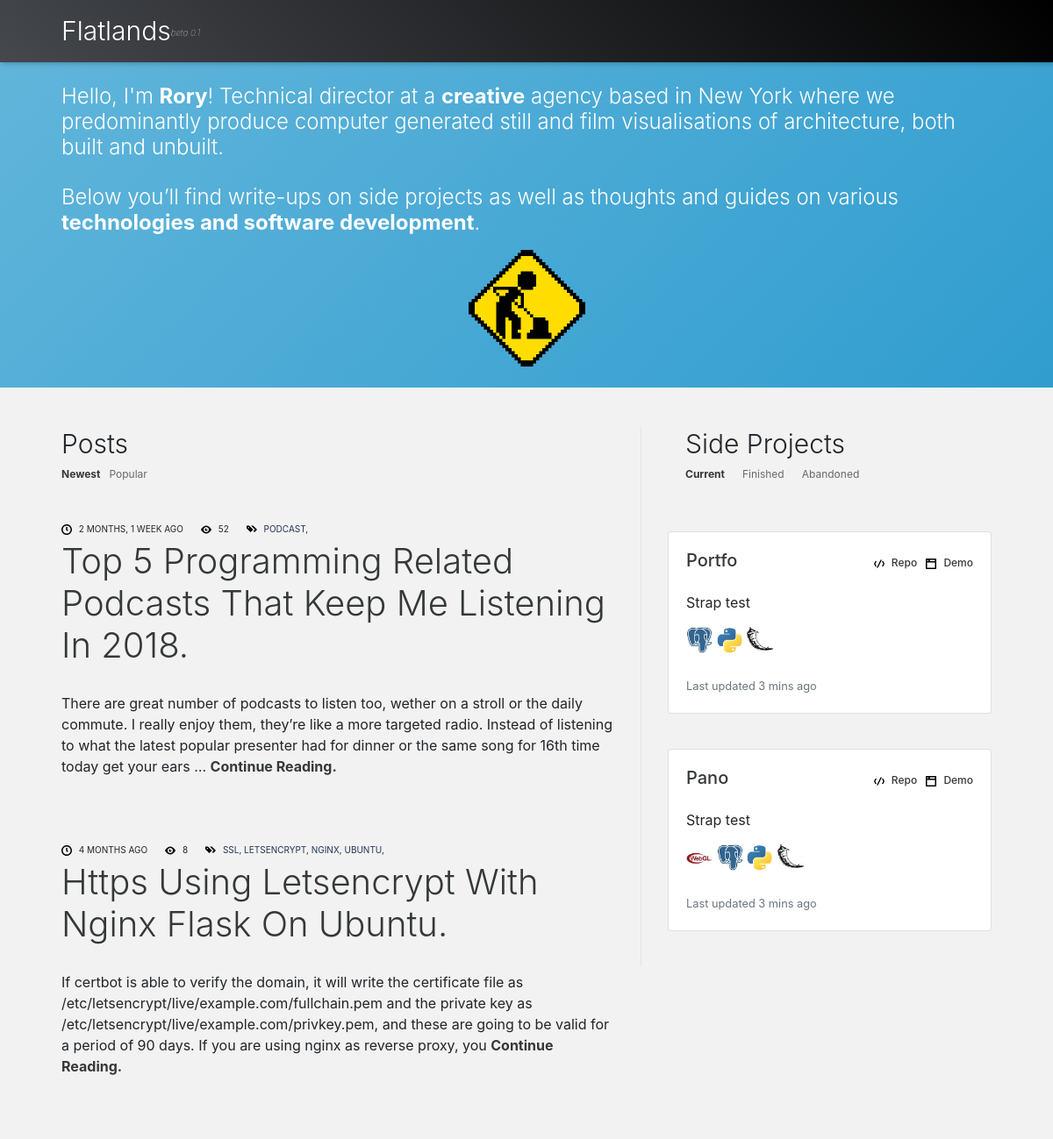
/ (upper part), run on an earlier commit of the app's database.
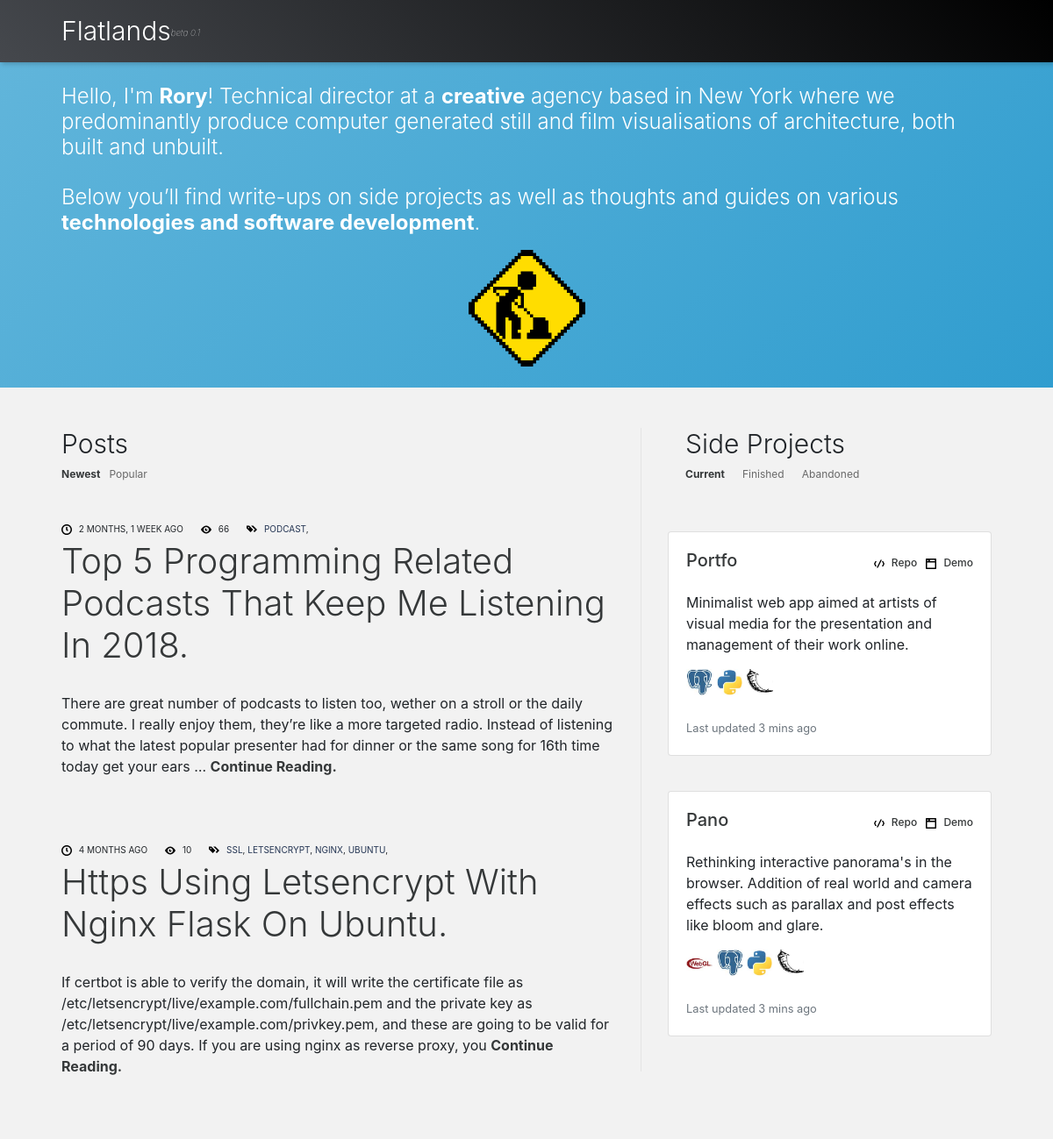
And on a later commit of the database.
### blog/models.py (models this page shows, shortened)
class Project(models.Model):
    name = models.CharField(max_length=200)
    pub_date = models.DateTimeField('date published')
    strap = models.CharField(max_length=300)
    content = models.CharField(max_length=5000)
    tags = models.ManyToManyField(Tag, blank=True)
    cover_img = models.CharField(max_length=200)
    published = models.BooleanField(default=False)
    repo = models.CharField(max_length=200, null=True, blank=True)

class Post(models.Model):
    _next = models.IntegerField(null=True, blank=True)
    _previous = models.IntegerField(null=True, blank=True)
    name = models.CharField(max_length=200)
    content = models.CharField(max_length=5000)
    pub_date = models.DateTimeField('date published')
    strap = models.CharField(max_length=300)
    tags = models.ManyToManyField(Tag, blank=True)
    project = models.ForeignKey(Project, on_delete=models.CASCADE, related_name='posts', null=True, blank=True)
    cover_img = models.CharField(max_length=200, null=True, blank=True)
    published = models.BooleanField(default=False)
    techspec = models.BooleanField(default=False)
    viewed = models.IntegerField(default=0)

### blog/views.py (the view)
# urls.py: path('', views.index, name='index'),
def index(request):
    articles = Post.objects.filter(
        published=True, project=None
        ).order_by('-pub_date')
    projects = Project.objects.filter(
        published=True
        ).order_by('-pub_date')
    context = {
        'articles': articles,
        'projects': projects,
        'searchform': SearchForm()
        }
    return render(request, 'blog/index.html', context)

### blog/models.py (called while the page is built)
    def __str__(self):
        return self.name

    def __str__(self):
        return self.name

### blog/templates/blog/index.html (shortened to what this page needs)
{% extends "blog/base.html" %} {% load static %} {% block content %}
<div style="background: linear-gradient(135deg, rgba(99,182,219,1) 0%,rgba(48,157,207,1) 100%);">
        <div class="container content-intro">
                <p style="height:80px"></p>
                <p class="display-4" style="font-size: 24px;">
                    Hello, I'm <span style="font-weight: bold;"><a href="mailto:hello@flatlands.io">Rory</a></span>! Technical director at a <span style="font-weight: bold;">creative</span> agency based in New York where we predominantly produce computer generated
                    still and film visualisations of architecture, both built and unbuilt.
                    <br><br>
                    Below you’ll find write-ups on side projects as well as thoughts and guides on various <span style="font-weight: bold;">technologies and software development</span>.
                </p>
        </div>
        <div style="display: flex; justify-content: space-around;">
            <img style="height:133px; width:133px;" src="{% static 'blog/img/construction.gif' %}">
        </div>
      <br>
</div>
<p style="height:30px;"></p>
<div class="container content">
    <div class="project-comp">
        <div>
        {% include "blog/project_comp.html" %}
        </div>
        </div>
<div style="display:inline;">
    {% if articles %}
    <div>
    <h1 class="display-4" style="font-size:30px;">Posts</h1>
    <div style="display:flex;">
            <div style="padding-right:10px;font-size: 12px; font-weight: bold;"><a href="">Newest</a></div>
            <div style="padding-right:10px;font-size: 12px;"><a href="" style="color:dimgrey;">Popular</a></div>
        </div>
    </div>
    <p style="height:30px;"></p>
    {% for article in articles %}
    {% if article.project == None %}
    <div class="indexlistpost">
        <div class="blogpostheader">
            <div class="bloglistpostdate">
                <img class="iconic-svg" src="{% static 'blog/svg/clock.svg' %}" alt="clock icon"> {{article.pub_date|timesince|upper}} AGO
            </div>
            <div class="bloglistpostdate">
                    <img class="iconic-svg" src="{% static 'blog/svg/eye.svg' %}" alt="clock icon"> {{article.viewed}}
                </div>
            <div class="bloglistpostdate">
                <img class="iconic-svg" src="{% static 'blog/svg/tags.svg' %}" alt="tags icon"> {% for tag in article.tags.all %}
                <a href="/search/{{tag|lower}}" style="color: #233452;">{{tag|upper}}</a>,
                {% endfor %}
            </div>
        </div>
        <div class="bloglistpostname display-4">
            <div><a href="/articles/{{ article.id }}/">{{ article.name|title }}.</a></div>
        </div>
        <div>
            {{article.strap|capfirst|truncatewords:50}} <a href='/articles/{{article.id}}' style="font-weight: bolder;">Continue Reading.</a>
        </div>
    </div>
    <p style="height:60px;"></p>
    {% endif %}
    {% endfor %}
    {% else %}
    <p>No Articles :(</p>
    {% endif %}
</div>
</div>
{% endblock %}

### blog/templates/blog/project_comp.html
{% load static %}
        {% if projects %}
        <h1 class="display-4" style="font-size:30px;text-indent: 20px;">Side Projects</h1>
        <div style="display:flex;text-indent: 20px;">
                <div style="font-size: 12px; font-weight: bold;"><a href="">Current</a></div>
                <div style="font-size: 12px;"><a href="" style="color:dimgrey;">Finished</a></div>
                <div style="font-size: 12px;"><a href="" style="color:dimgrey;">Abandoned</a></div>
            </div>
<p style="height:40px;"></p>
        {% for project in projects %}
        <div class="card mb-3">
                <div class="card-body">
                  <h5 class="card-title">
                        <div style="display: flex; flex-direction: row; justify-content: space-between">
                                <div>
                                        <h5 class="card-title"><a href="/projects/{{ project.id }}/">{{project.name|capfirst}}</a></h5>
                                </div>
                                <div style="display: flex;">
                                <div>
                                        <span style="font-size: 12px;">
                                                <img class="iconic-svg-small" src="{% static 'blog/svg/code.svg' %}" alt="code icon">
                                                <a href="{{project.repo}}">Repo</a>
                                        </span>
                                </div>
                                <div style="padding-left:10px;">
                                        <span style="font-size: 12px;">
                                                <img class="iconic-svg-small" src="{% static 'blog/svg/browser.svg' %}" alt="code icon">
                                                <a href="#">Demo</a>
                                        </span>
                                </div>
                        </div>
                        </div>
                  </h5>
                  <p class="card-text">
                                {{project.strap|capfirst|truncatewords:50}}
                  </p>
                  <div>
                        {% for tech in project.usedsoftware_set.all %}
                        <a href="{{tech.website}}">
                                <img class="tech-icon" src="{% static 'blog/img/'|add:tech.small_logo %}" alt="{{tech}} icon">
                        </a>
                        {% endfor %}
                </div>
<br>
                  <p class="card-text"><small class="text-muted">Last updated 3 mins ago</small></p>
                </div>
              </div>
        <br> {% endfor %} {% else %} No Projects :( {% endif %}

What changed in the data, as far as the page shows it:
changed Project "Portfo": strap "Strap test" → "Minimalist web app aimed at artists of visual media for the presentation and management of their work online."
changed Project "Pano": strap "Strap test" → "Rethinking interactive panorama's in the browser. Addition of real world and camera effects such as parallax and post effects like bloom and glare."
changed Post "Top 5 Programming Related Podcasts That Keep Me Listening In 2018": viewed "52" → "66"
changed Post "Https Using Letsencrypt With Nginx Flask On Ubuntu": viewed "8" → "10"
